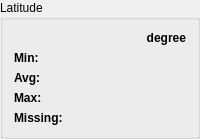
           <widget class="QGroupBox" name="groupBox_21">
            <property name="title">
             <string>Latitude</string>
            </property>
            <layout class="QGridLayout" name="gridLayout_22">
             <item row="2" column="0">
              <widget class="QLabel" name="label_115">
               <property name="font">
                <font>
                 <bold>true</bold>
                </font>
               </property>
               <property name="text">
                <string>Avg:</string>
               </property>
              </widget>
             </item>
             <item row="0" column="0">
              <widget class="QLabel" name="label_116">
               <property name="text">
                <string/>
               </property>
              </widget>
             </item>
             <item row="1" column="1">
              <widget class="QLabel" name="labelLatitudeMin_3">
               <property name="text">
                <string/>
               </property>
               <property name="alignment">
                <set>Qt::AlignRight|Qt::AlignTrailing|Qt::AlignVCenter</set>
               </property>
              </widget>
             </item>
             <item row="3" column="1">
              <widget class="QLabel" name="labelLatitudeMax_3">
               <property name="text">
                <string/>
               </property>
               <property name="alignment">
                <set>Qt::AlignRight|Qt::AlignTrailing|Qt::AlignVCenter</set>
               </property>
              </widget>
             </item>
             <item row="1" column="0">
              <widget class="QLabel" name="label_117">
               <property name="font">
                <font>
                 <bold>true</bold>
                </font>
               </property>
               <property name="text">
                <string>Min:</string>
               </property>
              </widget>
             </item>
             <item row="2" column="1">
              <widget class="QLabel" name="labelLatitudeAvg_3">
               <property name="text">
                <string/>
               </property>
               <property name="alignment">
                <set>Qt::AlignRight|Qt::AlignTrailing|Qt::AlignVCenter</set>
               </property>
              </widget>
             </item>
             <item row="0" column="1">
              <widget class="QLabel" name="label_118">
               <property name="font">
                <font>
                 <bold>true</bold>
                </font>
               </property>
               <property name="text">
                <string>degree</string>
               </property>
               <property name="alignment">
                <set>Qt::AlignRight|Qt::AlignTrailing|Qt::AlignVCenter</set>
               </property>
              </widget>
             </item>
             <item row="3" column="0">
              <widget class="QLabel" name="label_119">
               <property name="font">
                <font>
                 <bold>true</bold>
                </font>
               </property>
               <property name="text">
                <string>Max:</string>
               </property>
              </widget>
             </item>
             <item row="4" column="0">
              <widget class="QLabel" name="label_120">
               <property name="font">
                <font>
                 <bold>true</bold>
                </font>
               </property>
               <property name="text">
                <string>Missing:</string>
               </property>
              </widget>
             </item>
             <item row="4" column="1">
              <widget class="QLabel" name="labelLatitudeMissing_3">
               <property name="text">
                <string/>
               </property>
               <property name="alignment">
                <set>Qt::AlignRight|Qt::AlignTrailing|Qt::AlignVCenter</set>
               </property>
              </widget>
             </item>
            </layout>
           </widget>
